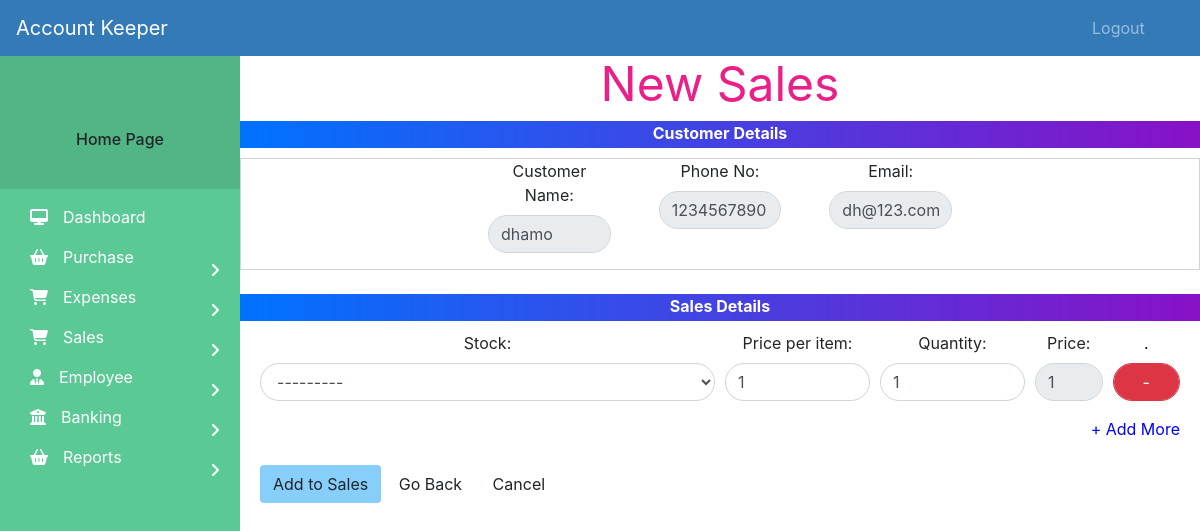
Page /new-sales/new/2 on the committed database.
### Sales/models.py (models this page shows, shortened)
class CustomerDetails(models.Model):
    type = [('Individual Person','Individual Person'),
    ('Buissness Person','Buissness Person')]
    id = models.AutoField(primary_key=True)
    Name = models.CharField(max_length = 50)
    Email = models.EmailField(max_length = 50)
    PhoneNo = models.CharField(max_length = 20, null = False)
    CustomerType = models.CharField(max_length = 70, choices = type)
    is_deleted = models.BooleanField(default=False)

### Sales/views.py (the view, shortened to what this page needs)
# urls.py: path('new-sales/new/<pk>', saleview.SalesCreateView.as_view(), name='new-customer-sales'),
class SalesCreateView(View):
    template_name = 'Sales/new_sales.html'
    def get(self, request, pk):
        formset = SalesItemFormset(request.GET or None)            # renders an empty formset
        customerObj = get_object_or_404(CustomerDetails, pk=pk)                        # gets the supplier object
        context = {
            'formset'   : formset,
            'supplier'  : customerObj,
        }                                                                       # sends the supplier and formset as context
        return render(request, self.template_name, context)

### Purchase/models.py (called while the page is built)
    def __str__(self):
	    return self.Product

### templates/Sales/new_sales.html (shortened to what this page needs)
{% extends 'Base/navbar.html' %}
{% load static %}
{% block content %}
    <div style="color:#ea2088; font-style: bold; font-size: 3rem; border-bottom: 1px solid white; text-align: center;">New Sales</div>
        <div class="form">
            <div class="note">
                <p>Customer Details</p>
            </div>
            <div class="form-content">
                <div class="row">
                    <div class="col-md-6">
                        <div class="form-group cus-form">
                            <div>
                                <label for="id_name">Customer Name:</label>
                                <input type="text" class="form-control w-300" id="id_name" value="{{ supplier.Name }}" disabled>
                            </div>
                            <div>
                                <label for="id_name">Phone No:</label>
                                <input type="text" class="form-control w-300" id="id_name" value="{{ supplier.PhoneNo }}" disabled>
                            </div>
                            <div>
                                <label for="id_name">Email:</label>
                                <input type="text" class="form-control w-300" id="id_name" value="{{ supplier.Email }}" disabled>
                            </div>
                        </div>
                    </div>
                </div>
            </div>
        </div>
        <br>
        <form method="post" class="panel panel-default">
            <div class="note">Sales Details</div>
                <div id="stockitem">
                    <div class="panel-body">
                    {% for form in formset %}
                        <div class="row form-row">
                            <div class="form-group col-md-6">
                                <label class="panel-body-text">Stock:</label>
                                {{ form.stock }}
                            </div>
                            <div class="form-group col-md-2">
                                <label class="panel-body-text">Price per item:</label>
                                {{ form.perprice }}
                            </div>
                            <div class="form-group col-md-2">
                                <label class="panel-body-text">Quantity:</label>
                                {{ form.quantity }}
                            </div>
                            <div class="form-group col-md-1">
                                <label class="panel-body-text">Price:</label>
                                <input type="text" class="textinput form-control totalprice" value="1" disabled required>
                            </div>
                            <div class="form-group col-md-1">
                                <label class="panel-body-text" style="color: #000">.</label>
                                <button class="form-control btn btn-danger remove-form-row">-</button>
                            </div>
                        </div>
                    {% endfor %}
                        <div style="text-align: right;">
                            <a href="#" class="add-form-row">+ Add More</a>
                        </div>
                    </div>
                </div>
            <br>
            <div class="align-middle">
                <button type="submit" class="btn ghost-green" style="background-color: lightskyblue; margin-left: 20px;">Add to Sales</button>
                <a href="{% url 'select-customer' %}" class="btn ghost-button">Go Back</a>
                <a href="{% url 'sales-list' %}" class="btn ghost-button">Cancel</a>
            </div>
        </form>
{% endblock content %}

### templates/Base/navbar.html (style rules this page uses)
a:link { text-decoration: none; }
a { color: white; }
body { padding-left: 240px; }

### templates/Sales/new_sales.html (style rules this page uses)
a { color: blue; }
.note { text-align: center; height: 27px; background: -webkit-linear-gradient(left, #0072ff, #8811c5); color: #fff; font-weight: bold; margin-bottom: 10px; }
.form-content { border: 1px solid #ced4da; }
.cus-form { display: flex; gap: 3rem; }
.form-control { border-radius: 1.5rem; }
#stockitem { margin-left: 20px; margin-right: 20px; }
.row { justify-content: center; text-align: center; }

### rows in the picture
CustomerDetails: Name "dhamo", PhoneNo "1234567890", Email "dh@123.com"
